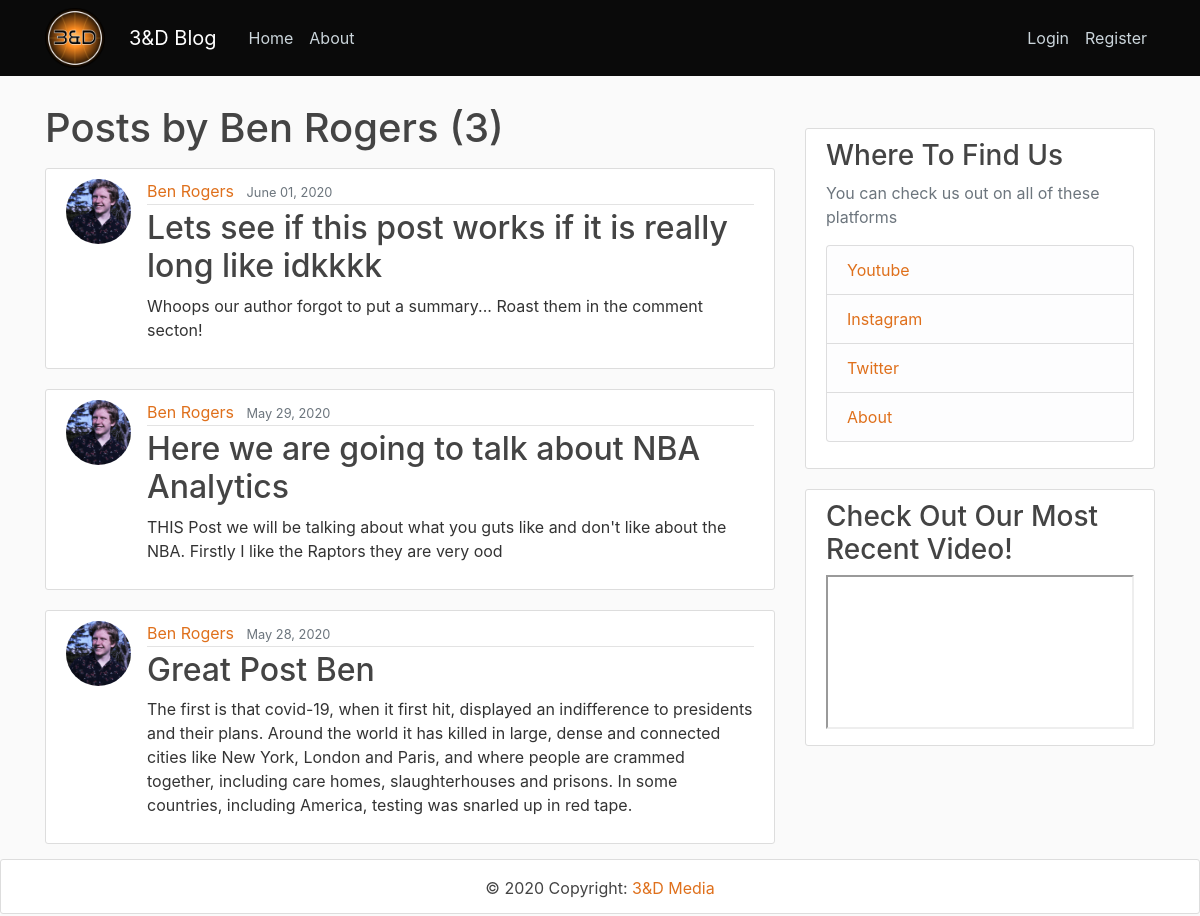
The app's page /user/benrogers, older data.
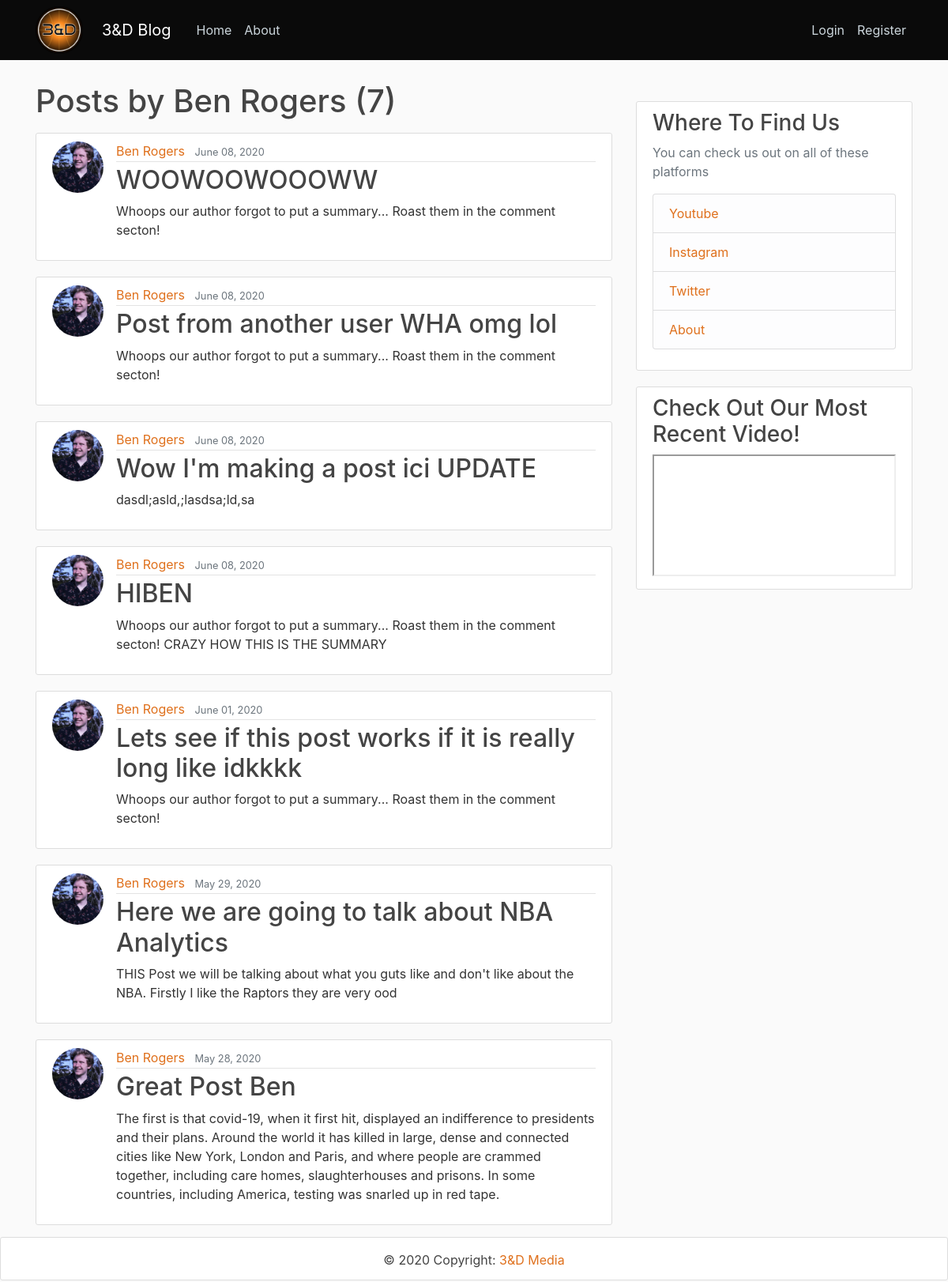
The same page, newer data.
### blog/models.py (models this page shows, shortened)
class Post(models.Model):
    title = models.CharField(max_length = 100)
    summary = models.TextField(default="Whoops our author forgot to put a summary... Roast them in the comment secton!")
    content = RichTextUploadingField()
    date_posted = models.DateTimeField(default = timezone.now)
    author = models.ForeignKey(settings.AUTH_USER_MODEL, on_delete=models.CASCADE)
    image_width = models.IntegerField(default=2560)
    image_height = models.IntegerField(default=1440)
    header_image = models.ImageField(
        default = "default_header.png",
        upload_to="blog_headers",
        width_field="image_width",
        height_field="image_height",
    )

### users/models.py (models this page shows, shortened)
class Account(AbstractBaseUser):
    email = models.EmailField(verbose_name="email", max_length=60, unique=True)
    username = models.CharField(max_length=25, unique=True)
    date_joined = models.DateTimeField(verbose_name='date_joined', auto_now_add=True)
    last_login = models.DateTimeField(verbose_name='last_login', auto_now=True)
    is_admin = models.BooleanField(default=False)
    is_active = models.BooleanField(default=True)
    is_staff = models.BooleanField(default=False)
    is_superuser = models.BooleanField(default=False)
    display_name = models.CharField(max_length=25)
    is_author = models.BooleanField(default=False)
    USERNAME_FIELD = 'username'
    objects = MyAccountManager()
    REQUIRED_FIELDS = ['email', ]

class Profile(models.Model):
    user = models.OneToOneField(Account, on_delete=models.CASCADE)
    image = models.ImageField(default='logo.png', upload_to='profile_pics')

### blog/views.py (the view)
# urls.py: path('user/<str:username>',  UserPostListView.as_view(), name='user-posts'),
class UserPostListView(ListView):
    def __init__(self):
        display_name = ""
    model = Post
    template_name = 'blog/user_posts.html'
    context_object_name = 'posts'
    paginate_by = 10
    def get_queryset(self):
        user = get_object_or_404(get_user_model(), username = self.kwargs.get('username'))
        self.display_name = user.display_name
        return Post.objects.filter(author=user).order_by('-date_posted')

### blog/templates/blog/user_posts.html (shortened to what this page needs)
{% extends "blog/base_with_sidebar.html" %}
{% block content %}
    <h1 class="mb-3"> Posts by {{ view.display_name }} ({{ page_obj.paginator.count }}) </h1>
    {% for post in posts %}
        <article class="media content-section">
          <img class="rounded-circle article-img" src="{{ post.author.profile.image.url }}">
            <div class="media-body">
              <div class="article-metadata">
                <a class="mr-2" href="{% url 'user-posts' post.author.username %}">{{ post.author.display_name }}</a>
                <small class="text-muted">{{ post.date_posted|date:"F d, Y" }}</small>
              </div>
              <h2><a class="article-title" href="{% url 'post-detail' post.id %}">{{ post.title }}</a></h2>
              <p class="article-content">{{ post.summary }}</p>
            </div>
          </article>
    {% endfor %}
{% endblock content %}

Row changes from the older to the newer data that the page shows:
added Post: author.profile.image (picture), author.display_name "Ben Rogers", date_posted "June 08, 2020", title "WOOWOOWOOOWW", summary "Whoops our author forgot to put a summary... Roast them in the comment secton!"
added Post: author.profile.image (picture), author.display_name "Ben Rogers", date_posted "June 08, 2020", title "Post from another user WHA omg lol", summary "Whoops our author forgot to put a summary... Roast them in the comment secton!"
added Post: author.profile.image (picture), author.display_name "Ben Rogers", date_posted "June 08, 2020", title "Wow I'm making a post ici UPDATE", summary "dasdl;asld,;lasdsa;ld,sa"
added Post: author.profile.image (picture), author.display_name "Ben Rogers", date_posted "June 08, 2020", title "HIBEN", summary "Whoops our author forgot to put a summary... Roast them in the comment secton! CRAZY HOW THIS IS THE SUMMARY"
Text that changed along with them:
{{ page_obj.paginator.count }}: "3" → "7"
